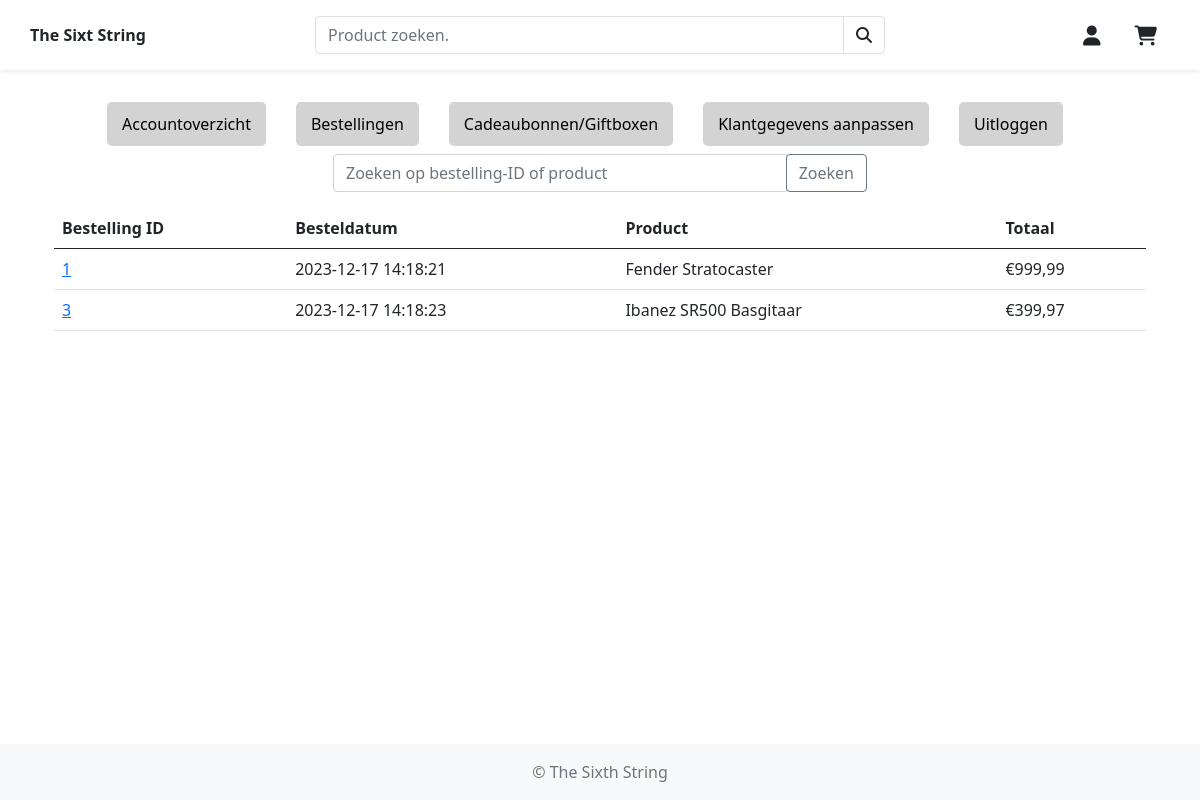
The page /account/bestellingen (signed in) on the database its author committed.
### tables this page shows
CREATE TABLE IF NOT EXISTS `bestellingen` (
  `id` BIGINT UNSIGNED NOT NULL AUTO_INCREMENT,
  `klant_id` BIGINT UNSIGNED NOT NULL,
  `verzendmethode_id` BIGINT UNSIGNED NOT NULL,
  `besteldatum` DATETIME NOT NULL,
  `totaal` DOUBLE(12,2) NOT NULL,
  `voornaam` VARCHAR(255) NULL,
  `tussenvoegsel` VARCHAR(255) NULL,
  `achternaam` VARCHAR(255) NULL,
  `straat` VARCHAR(255) NULL,
  `huisnummer` VARCHAR(255) NULL,
  `postcode` VARCHAR(255) NULL,
  `woonplaats` VARCHAR(255) NULL,
  `land` VARCHAR(255) NULL,
  PRIMARY KEY (`id`, `klant_id`, `verzendmethode_id`),
  UNIQUE INDEX `id_UNIQUE` (`id` ASC) VISIBLE,
  INDEX `klant_id_idx` (`klant_id` ASC) VISIBLE,
  INDEX `verzendmethode_id_idx` (`verzendmethode_id` ASC) VISIBLE,
  CONSTRAINT `fk_klant_id_bestellingen`
    FOREIGN KEY (`klant_id`)
    REFERENCES `klanten` (`id`)
    ON DELETE NO ACTION
    ON UPDATE NO ACTION,
  CONSTRAINT `fk_verzendmethode_id_bestellingen`
    FOREIGN KEY (`verzendmethode_id`)
    REFERENCES `verzendmethoden` (`id`)
    ON DELETE NO ACTION
    ON UPDATE NO ACTION);

### public/index.php (called while the page is built, shortened)
<?php
function basePath($path): string { return __DIR__ . "/../$path"; }
require_once basePath("Resources/layout/layout.php");

### Application/Session.php (called while the page is built, shortened)
<?php
class Session
{
    public static function get(string $key): mixed
    {
        return $_SESSION[$key] ?? null;
    }
}

### Application/Database.php (called while the page is built, shortened)
<?php
class Database
{
    private ?PDO $connection = null;
    private PDOStatement $statement;
    public function __construct()
    {
        $dsn = 'mysql:' . http_build_query(self::CONFIG['dsn'], '', ';');
        try {
            $this->connection = new PDO(
                $dsn,
                self::CONFIG['username'],
                self::CONFIG['password'],
                [
                    PDO::ATTR_DEFAULT_FETCH_MODE => PDO::FETCH_ASSOC,
                ]
            );
        } catch (PDOException $e) {
            $this->connection = null;
            error_log('PDOException in Database constructor: ' . $e->getMessage());
        }
    }
    public function query(string $query, array $params = []): self
    {
        $this->statement = $this->connection->prepare($query);
        $this->statement->execute($params);
        return $this;
    }
    public function get(): array|false
    {
        return $this->statement->fetchAll();
    }
}

### Application/Http/account/services.php (called while the page is built, shortened)
<?php
function zoekBestellingen($klantId, $zoekterm) {
    $database = new Database();
    $zoekterm = '%' . $zoekterm . '%';
    $query = "SELECT b.*, p.naam AS productnaam FROM tss.bestellingen b
              JOIN tss.bestelling_regels br ON b.id = br.bestelling_id
              JOIN tss.producten p ON br.product_id = p.id
              WHERE b.klant_id = ? AND (b.id LIKE ? OR p.naam LIKE ?)
              GROUP BY b.id";
    return $database->query($query, [$klantId, $zoekterm, $zoekterm])->get();
}
?>

### Resources/views/account/bestellingen.php (the view, shortened to what this page needs)
<?php
include basePath("Application/Http/account/services.php");
$klantId=Session::get('auth')['user_id'];
$zoekterm = isset($_GET['zoekterm']) ? $_GET['zoekterm'] : '';
$bestellingen = zoekBestellingen($klantId, $zoekterm);
?>
<?php include basePath("Application/Http/account/menu.php"); ?>
<div class="row justify-content-center mb-3">
    <div class="col-md-6">
        <form action="/account/bestellingen" method="get">
            <div class="input-group">
                <input type="text" class="form-control" name="zoekterm" placeholder="Zoeken op bestelling-ID of product">
                <div class="input-group-append">
                    <button class="btn btn-outline-secondary" type="submit">Zoeken</button>
                </div>
            </div>
        </form>
    </div>
</div>
<?php if (!empty($bestellingen)): ?>
    <table class="table">
        <thead>
        <tr>
            <th>Bestelling ID</th>
            <th>Besteldatum</th>
            <th>Product</th>
            <th>Totaal</th>
        </tr>
        </thead>
        <tbody>
        <?php foreach ($bestellingen as $bestelling): ?>
            <tr>
                <td>
                    <a href="/account/bestelling_detail?id=<?php echo htmlspecialchars($bestelling['id']); ?>">
                        <?php echo htmlspecialchars($bestelling['id']); ?>
                    </a>
                </td>
                <td><?php echo htmlspecialchars($bestelling['besteldatum']); ?></td>
                <td><?php echo htmlspecialchars($bestelling['productnaam']); ?></td>
                <td>
                    €<?php echo htmlspecialchars(number_format($bestelling['totaal'], 2, ',', '.')); ?>
                </td>
            </tr>
        <?php endforeach; ?>
        </tbody>
    </table>
<?php else: ?>
    <p>Geen bestellingen gevonden.</p>
<?php endif; ?>

### rows shown on the page
bestellingen: id "1", besteldatum "2023-12-17 14:18:21", productnaam "Fender Stratocaster", totaal "999,99"
bestellingen: id "3", besteldatum "2023-12-17 14:18:23", productnaam "Ibanez SR500 Basgitaar", totaal "399,97"
